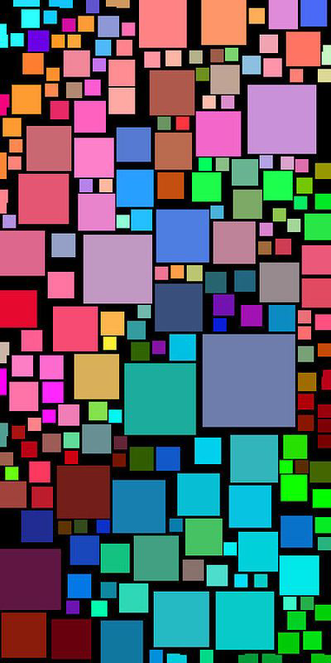
#> input picture IFSC_77003_Data_Science/w5/images/originals/image 2.png, 331 x 663 px, shrunk from 400 x 800 before the run; its folder holds 5 pictures in this run
$ python task3_to_5_program.py
#> lines starting #> are read from the running program, lines starting #| are printed output that depends on the picture; after the words box and inside, x2 and y2 are one past the last pixel; in counts of white or black regions, pixels touching at a corner belong together
"""Processing pipeline for Tasks 3-5: Gaussian blur, thresholding, Prewitt edges."""
from __future__ import annotations

from pathlib import Path
from typing import Iterable, Tuple

import matplotlib.pyplot as plt
import numpy as np
from PIL import Image

BASE_DIR = Path(__file__).parent
ORIGINALS = BASE_DIR / "images" / "originals"
PROCESSED = BASE_DIR / "images" / "processed"
PROCESSED.mkdir(parents=True, exist_ok=True)


def load_grayscale(image_name: str) -> np.ndarray:
    path = ORIGINALS / image_name
    if not path.exists():
        raise FileNotFoundError(path)
    with Image.open(path) as img:
        gray = img.convert("L")
        array = np.asarray(gray, dtype=np.uint8)
    return array


def save_array_as_image(array: np.ndarray, destination: Path) -> None:
    Image.fromarray(array.astype(np.uint8)).save(destination)
    print(f"Saved {destination.name}: shape={array.shape}")


def gaussian_kernel(size: int = 7, sigma: float = 1.25) -> np.ndarray:
    assert size % 2 == 1, "Kernel size must be odd"
    radius = size // 2
    ax = np.arange(-radius, radius + 1)
    xx, yy = np.meshgrid(ax, ax)
    kernel = np.exp(-(xx**2 + yy**2) / (2 * sigma**2))
    kernel /= kernel.sum()
    return kernel


def convolve(image: np.ndarray, kernel: np.ndarray) -> np.ndarray:
    pad = kernel.shape[0] // 2
    padded = np.pad(image, pad_width=pad, mode="edge")
    output = image.astype(np.float64).copy()
    for y in range(image.shape[0]):
        for x in range(image.shape[1]):
            if y < pad or y >= image.shape[0] - pad or x < pad or x >= image.shape[1] - pad:
                continue
            region = padded[y : y + kernel.shape[0], x : x + kernel.shape[1]]
            output[y, x] = np.sum(region * kernel)
    return output


def convolve_int(image: np.ndarray, kernel: np.ndarray) -> np.ndarray:
    pad = kernel.shape[0] // 2
    padded = np.pad(image, pad_width=pad, mode="edge")
    output = np.zeros_like(image, dtype=np.int32)
    for y in range(image.shape[0]):
        for x in range(image.shape[1]):
            if y < pad or y >= image.shape[0] - pad or x < pad or x >= image.shape[1] - pad:
                continue
            region = padded[y : y + kernel.shape[0], x : x + kernel.shape[1]]
            output[y, x] = int(np.sum(region.astype(np.int32) * kernel))
    return output


def make_coords(array: np.ndarray) -> list[Tuple[int, int]]:
    h, w = array.shape
    return [
        (w // 4, h // 4),
        (w // 2, h // 2),
        (3 * w // 4, 3 * h // 4),
    ]


def log_pixel_samples(label: str, array: np.ndarray, coords: Iterable[Tuple[int, int]]) -> None:
    print(label)
    for (x, y) in coords:
        if 0 <= y < array.shape[0] and 0 <= x < array.shape[1]:
            print(f"  ({x}, {y}) -> {int(array[y, x])}")
    print()


def task3_gaussian():
    img = load_grayscale("image 2.png")
#> in load_grayscale, img is the input picture: PIL image 331x663 RGBA; mean R, G, B, A 93, 95.9, 104, 255
    kernel = gaussian_kernel(size=7, sigma=1.25)
    blurred = convolve(img, kernel)
#> after the loop in convolve, `for y in range(image.shape[0]):`:
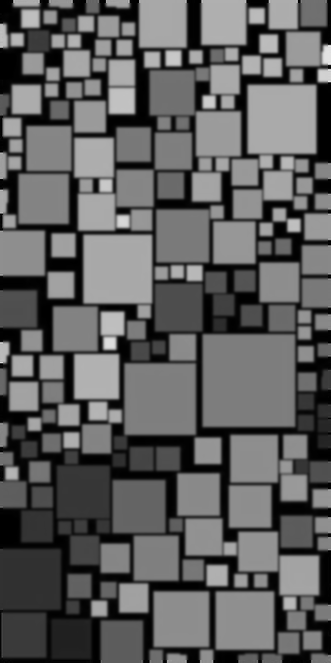
#> output: shape (663, 331) float64; min 0, max 234, mean 96
    blurred = np.clip(blurred, 0, 255).astype(np.uint8)
    coords = make_coords(blurred)
    log_pixel_samples("Task 3 - Gaussian samples", blurred, coords)
    save_array_as_image(blurred, PROCESSED / "gaussian_filtered.png")
    return blurred


def task4_threshold():
    img = load_grayscale("image 3.png")
    hist, bins = np.histogram(img, bins=256, range=(0, 256))
    fig, ax = plt.subplots(figsize=(6, 4))
    ax.bar(bins[:-1], hist, width=1.0, color="#4a90e2")
    ax.set_title("Image 3 Histogram (Grayscale)")
    ax.set_xlabel("Intensity")
    ax.set_ylabel("Frequency")
    fig.tight_layout()
    hist_path = PROCESSED / "image3_histogram.png"
    fig.savefig(hist_path, dpi=150)
    plt.close(fig)
    print(f"Histogram saved to {hist_path}")

    threshold_value = 140
    binary = np.where(img > threshold_value, 255, 0).astype(np.uint8)
    coords = make_coords(binary)
    log_pixel_samples("Task 4 - Threshold samples", binary, coords)
    save_array_as_image(binary, PROCESSED / "thresholded.png")
    return threshold_value, binary


def task5_prewitt():
    img = load_grayscale("image 3.png").astype(np.int32)
    kernel_h = np.array([[-1, 0, 1],
                         [-1, 0, 1],
                         [-1, 0, 1]], dtype=np.int32)
    kernel_v = np.array([[-1, -1, -1],
                         [ 0,  0,  0],
                         [ 1,  1,  1]], dtype=np.int32)

    horiz = convolve_int(img, kernel_h)
    vert = convolve_int(img, kernel_v)

    horiz_abs = np.clip(np.abs(horiz), 0, 255).astype(np.uint8)
    vert_abs = np.clip(np.abs(vert), 0, 255).astype(np.uint8)
    magnitude = np.clip(np.hypot(horiz, vert), 0, 255).astype(np.uint8)

    coords = make_coords(magnitude)
    log_pixel_samples("Task 5 - Prewitt horizontal", horiz_abs, coords)
    log_pixel_samples("Task 5 - Prewitt vertical", vert_abs, coords)
    log_pixel_samples("Task 5 - Prewitt magnitude", magnitude, coords)

    save_array_as_image(horiz_abs, PROCESSED / "prewitt_horizontal.png")
    save_array_as_image(vert_abs, PROCESSED / "prewitt_vertical.png")
    save_array_as_image(magnitude, PROCESSED / "prewitt_magnitude.png")


def main():
    print("Starting Task 3 (Gaussian filter)...")
    task3_gaussian()
#> in task3_gaussian, `coords = make_coords(blurred)`: coords = [(82, 165), (165, 331), (248, 497)]
#> the loop in log_pixel_samples, `for (x, y) in coords:` made 3 passes
#|   (82, 165) -> 173
#|   (165, 331) -> 45
#|   (248, 497) -> 141
#| Saved gaussian_filtered.png: shape=(663, 331)
    print("Starting Task 4 (Thresholding)...")
    threshold_value, _ = task4_threshold()
#> call 2 of load_grayscale, with image_name = 'image 3.png'
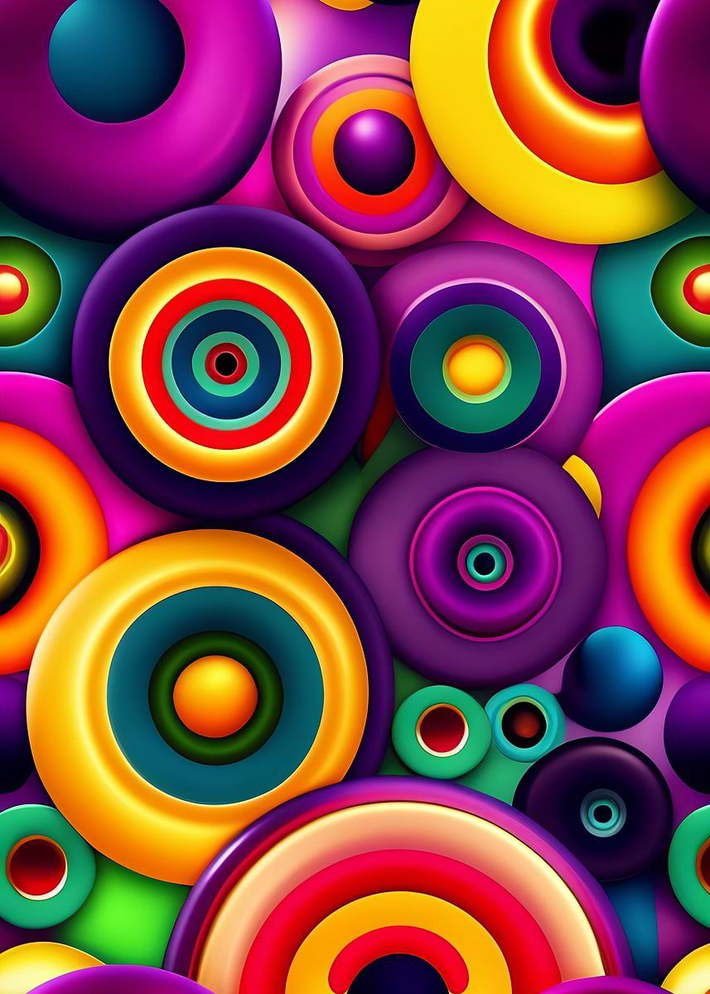
#> input picture IFSC_77003_Data_Science/w5/images/originals/image 3.png, 710 x 994 px, shrunk from 857 x 1200 before the run
#> in load_grayscale, img is the input picture: PIL image 710x994 RGBA; mean R, G, B, A 132.1, 71.1, 71.8, 255
#> in load_grayscale (call 2), `gray = img.convert("L")`:
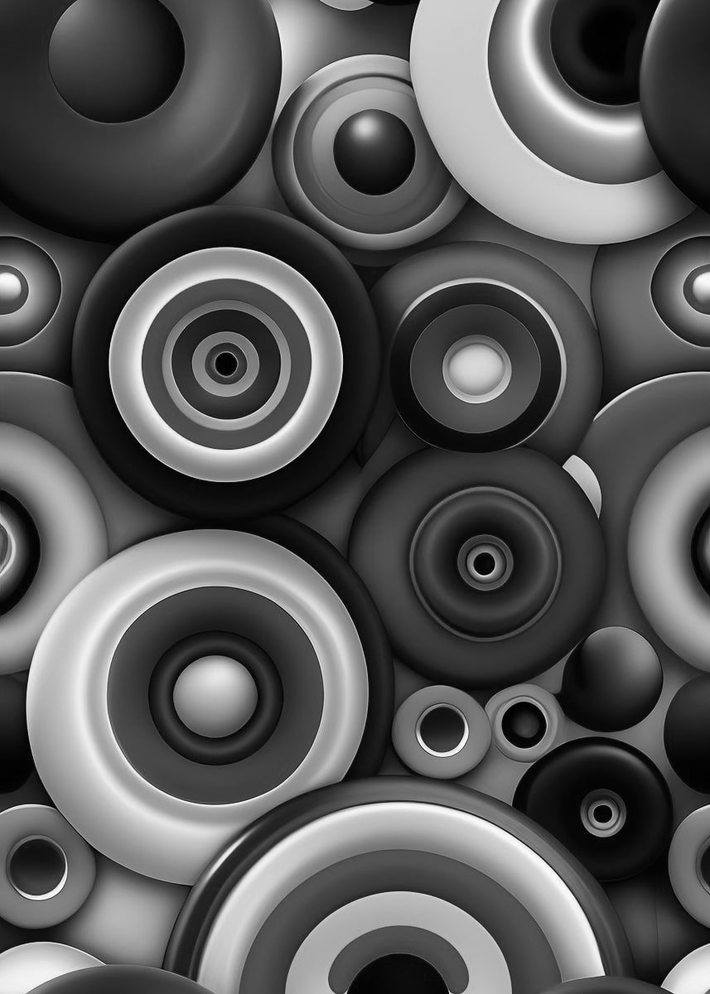
#> gray: PIL image 710x994 L; min 0, max 254, mean 89.4
#> in task4_threshold, `hist, bins = np.histogram(img, bins=256, range=(0, 256))`: hist = 256 values, max 6514 at index 76, min 0 at index 255, mean 2756.8; bins = 257 values from 0 to 256
#> in task4_threshold, `fig.savefig(hist_path, dpi=150)`:
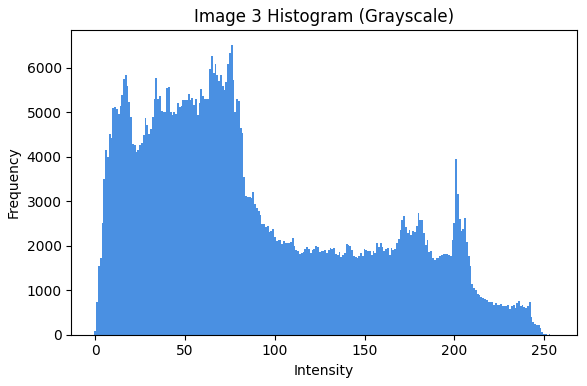
#> figure drawn by matplotlib, 1 panel; tallest bar 6514 high, from x = 75.5 to 76.5
#> in task4_threshold, `binary = np.where(img > threshold_value, 255, 0).astype(np.uint8)`:
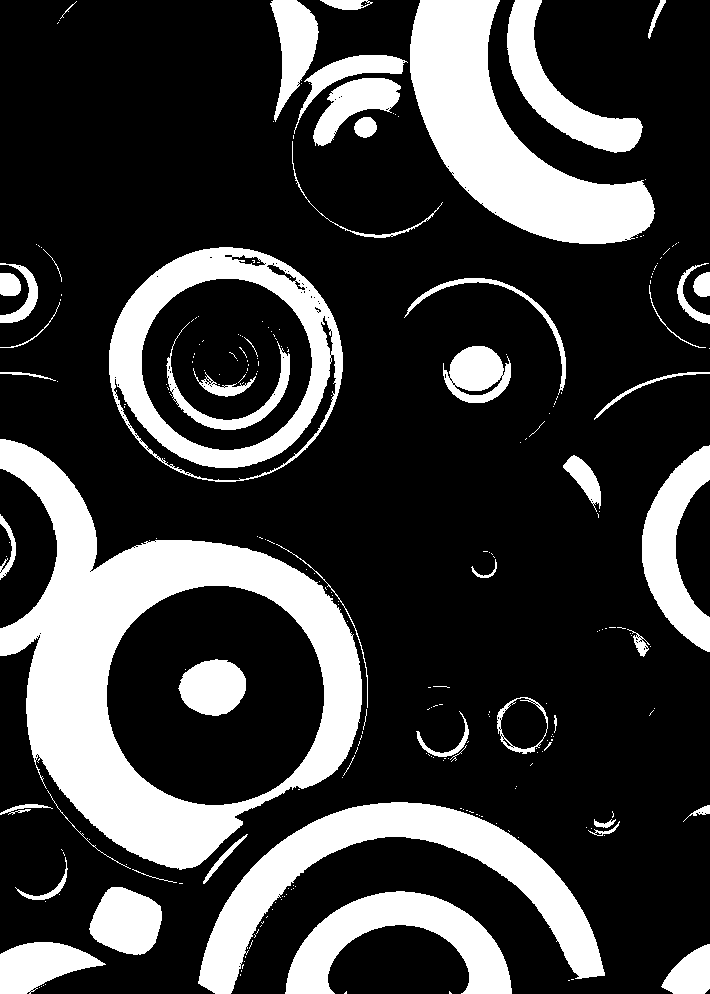
#> binary: shape (994, 710); 24.1% white; 262 white regions (210 under 20 px), largest, box (x1, y1, x2, y2) and area: (0, 439, 362, 870) 51711, (410, 0, 655, 244) 24475, (198, 802, 605, 994) 19931
#> in task4_threshold, `coords = make_coords(binary)`: coords = [(177, 248), (355, 497), (532, 745)]
#> the loop in log_pixel_samples (call 2), `for (x, y) in coords:` made 3 passes
#|   (177, 248) -> 0
#|   (355, 497) -> 0
#|   (532, 745) -> 0
#| Saved thresholded.png: shape=(994, 710)
#> threshold_value = 140
    print(f"Threshold used: {threshold_value}")
#| Threshold used: 140
    print("Starting Task 5 (Prewitt derivatives)...")
    task5_prewitt()
#> after the loop in convolve_int (call 2), `for y in range(image.shape[0]):`:
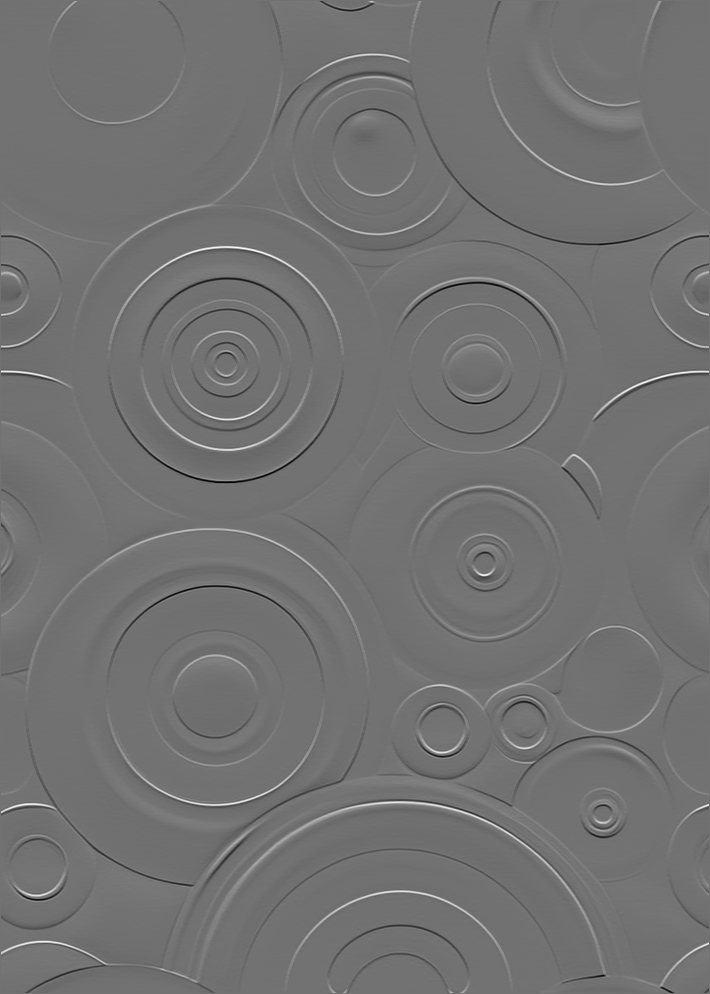
#> output: shape (994, 710) int32; min -562, max 691, mean 0; drawn with min black and max white
#> in task5_prewitt, `magnitude = np.clip(np.hypot(horiz, vert), 0, 255).astype(np.uint8)`:
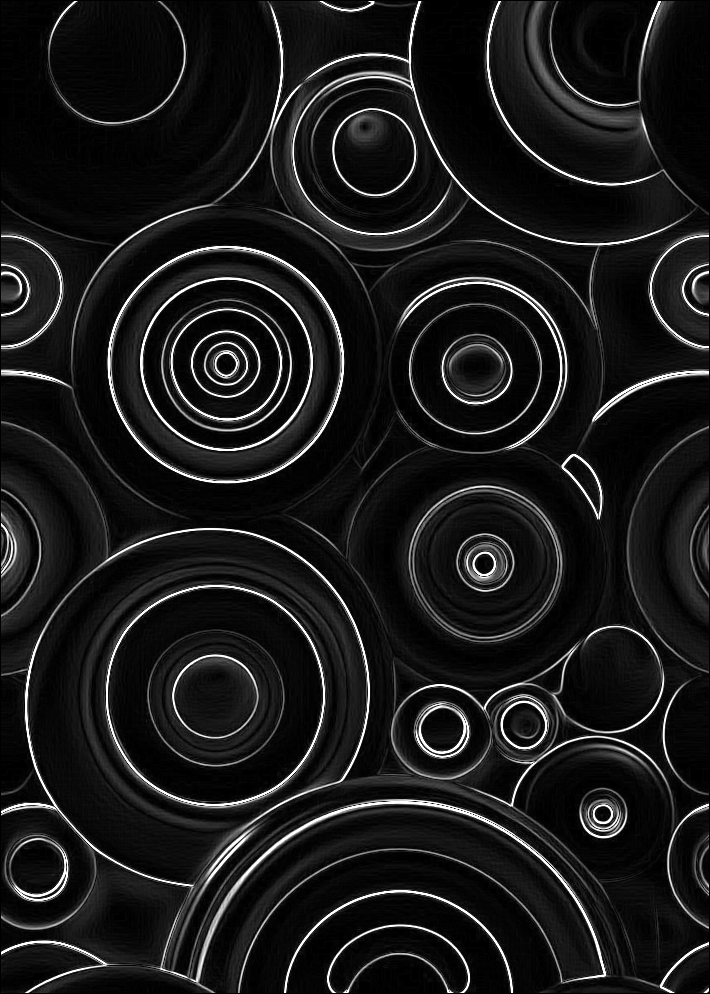
#> magnitude: shape (994, 710); min 0, max 255, mean 25.7
#> in task5_prewitt, `coords = make_coords(magnitude)`: coords = [(177, 248), (355, 497), (532, 745)]
#| Saved prewitt_horizontal.png: shape=(994, 710)
#| Saved prewitt_vertical.png: shape=(994, 710)
#| Saved prewitt_magnitude.png: shape=(994, 710)
    print("All processing complete.")


if __name__ == "__main__":
    main()
